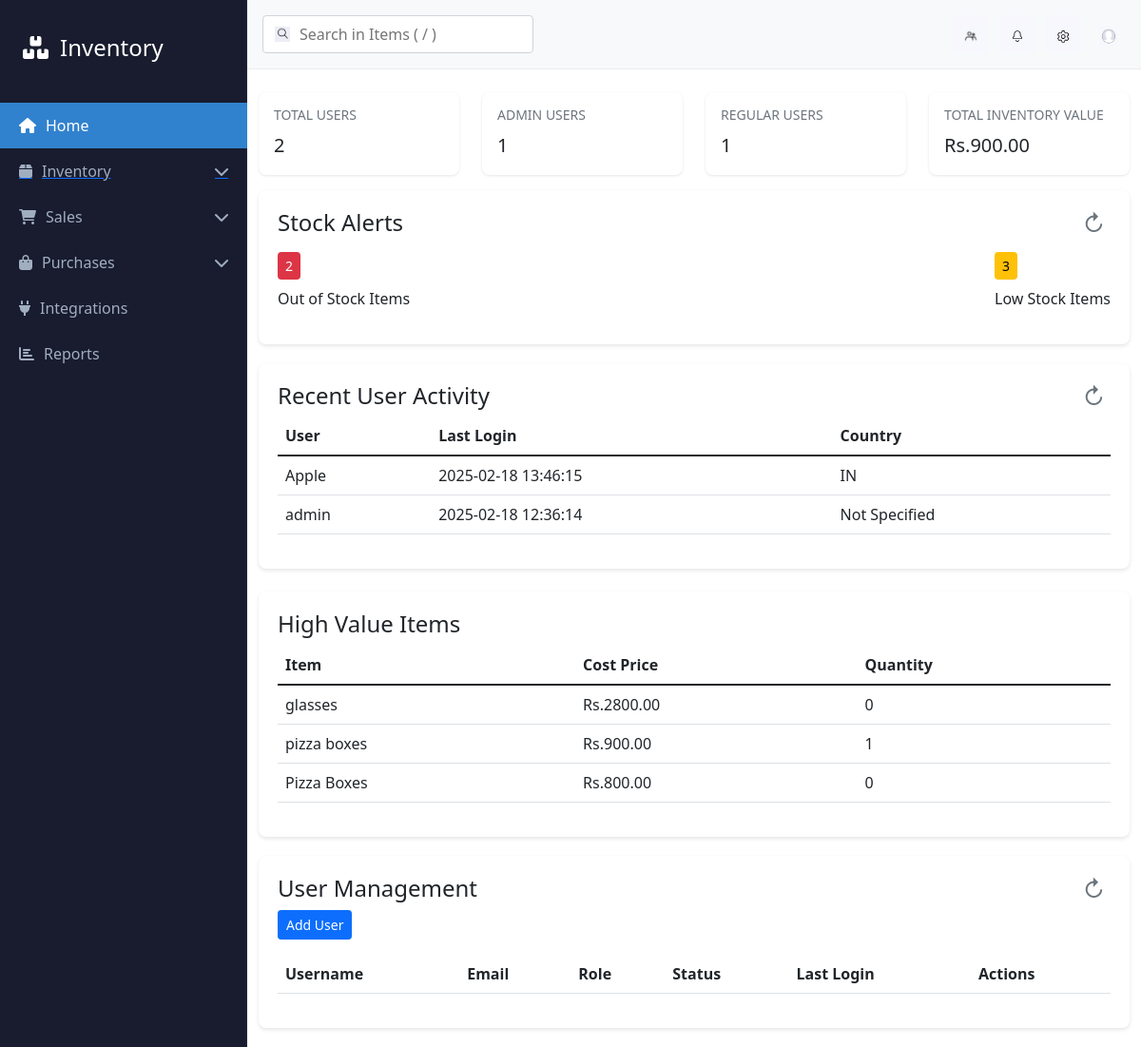
The app's page /admin/dashboard (signed in), older data.
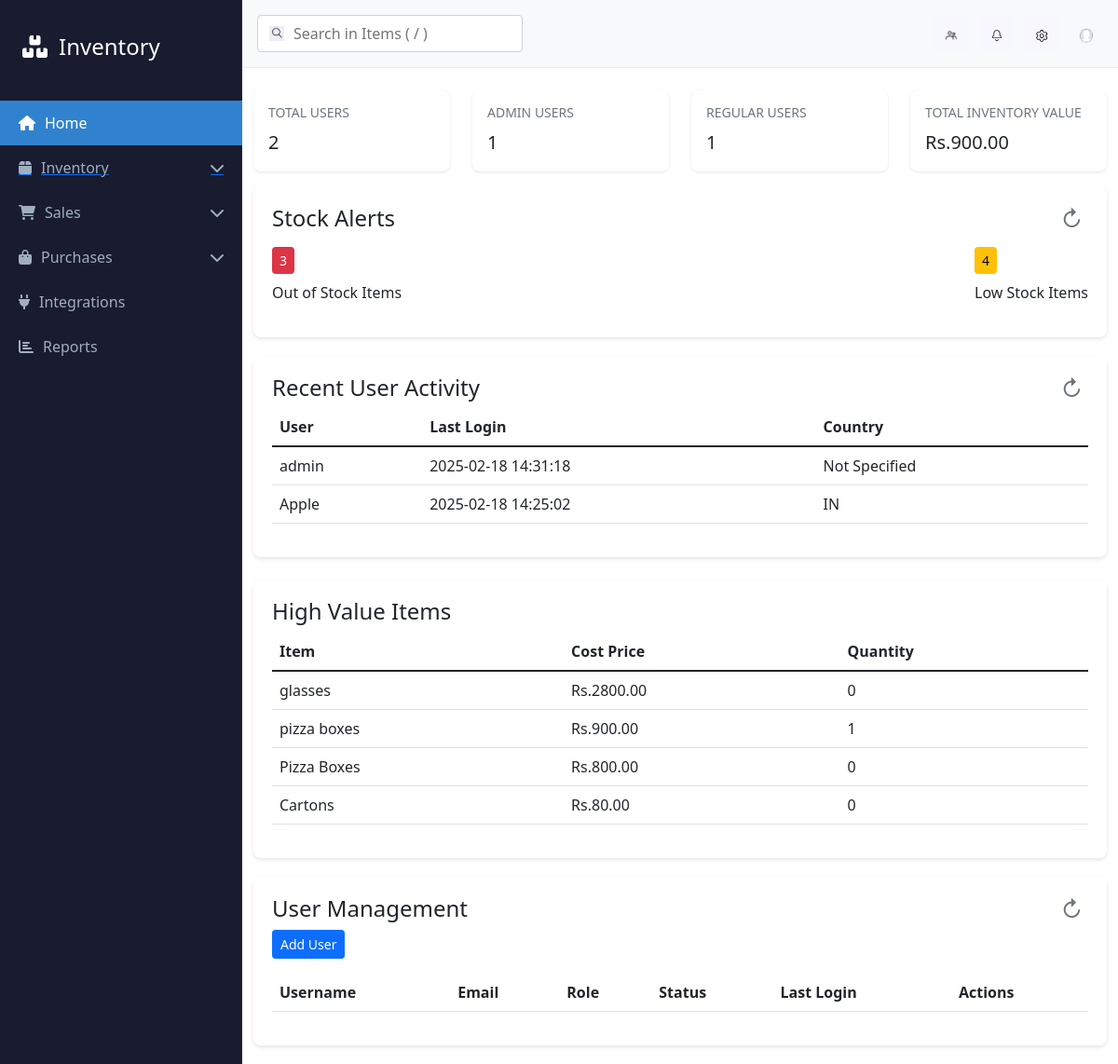
The same page, newer data.
### app.py (models this page shows, shortened)
class User(db.Model, UserMixin):
    __tablename__ = "user"
    id = db.Column(db.Integer, primary_key=True)
    username = db.Column(db.String(100))
    email = db.Column(db.String(100))
    password_hash = db.Column(db.String(200))
    phone = db.Column(db.String(20))
    country = db.Column(db.String(100))
    state = db.Column(db.String(100))
    role = db.Column(db.String(100), default="user")
    last_login = db.Column(db.DateTime, default=datetime.utcnow)

class Item(db.Model):
    id = db.Column(db.Integer, primary_key=True)
    name = db.Column(db.String(100), nullable=False)
    sku = db.Column(db.String(50))
    unit = db.Column(db.String(20), nullable=False)
    returnable = db.Column(db.Boolean, default=True)
    selling_price = db.Column(db.Float)
    cost_price = db.Column(db.Float)
    tax_rate = db.Column(db.Float)
    quantity_in_hand = db.Column(db.Integer, default=0)
    quantity_to_receive = db.Column(db.Integer, default=0)
    reorder_point = db.Column(db.Integer, default=10)

### app.py (the view)
@app.route('/admin/dashboard')
@login_required
@admin_required
def admin_dashboard():
    total_users = User.query.count()
    admin_users = User.query.filter_by(role="admin").count()
    regular_users = User.query.filter_by(role="user").count()
    recent_users = [
        {
            'username': user.username,
            'last_login': user.last_login.strftime('%Y-%m-%d %H:%M:%S'),
            'email': user.email,
            'country': user.country
        }
        for user in User.query.order_by(User.last_login.desc()).limit(5).all()
    ]
    total_items = Item.query.count()
    total_inventory_value = db.session.query(
        func.sum(case((Item.cost_price.isnot(None),
                      Item.quantity_in_hand * Item.cost_price), else_=0))
    ).scalar() or 0
    low_stock_items = Item.query.filter(Item.quantity_in_hand <= Item.reorder_point).count()
    out_of_stock_items = Item.query.filter(Item.quantity_in_hand == 0).count()
    high_value_items = [
        {
            'name': item.name,
            'cost_price': float(item.cost_price) if item.cost_price else 0,
            'quantity': item.quantity_in_hand
        }
        for item in Item.query.filter(
            Item.cost_price.isnot(None)
        ).order_by(Item.cost_price.desc()).limit(5).all()
    ]
    user_by_country = [
        {
            'country': country or 'Not Specified',
            'count': count
        }
        for country, count in db.session.query(
            User.country,
            func.count(User.id).label('count')
        ).group_by(User.country).all()
    ]
    price_ranges = [
        (0, 100, '0-100'),
        (101, 500, '101-500'),
        (501, 1000, '501-1000'),
        (1001, float('inf'), '1000+')
    ]
    price_distribution = []
    for min_price, max_price, label in price_ranges:
        count = Item.query.filter(
            Item.selling_price >= min_price,
            Item.selling_price <= max_price if max_price != float('inf') else Item.selling_price > min_price
        ).count()
        price_distribution.append({'range': label, 'count': count})
    return render_template(
        "admin_dashboard.html",
        total_users=total_users,
        admin_users=admin_users,
        regular_users=regular_users,
        recent_users=recent_users,
        total_items=total_items,
        total_inventory_value=total_inventory_value,
        low_stock_items=low_stock_items,
        out_of_stock_items=out_of_stock_items,
        high_value_items=high_value_items,
        user_by_country=user_by_country,
        price_distribution=price_distribution
    )

### app.py (called while the page is built)
def admin_required(f):
    @wraps(f)
    def decorated_function(*args, **kwargs):
        if not current_user.is_authenticated:
            flash("Please login to access this page.", "error")
            return redirect(url_for("loginFunction"))
        if current_user.role != "admin":
            flash("Access denied: Admin privileges required for this operation.", "error")
            return redirect(url_for("dashboard"))
        return f(*args, **kwargs)
    return decorated_function

@login_manager.user_loader
def load_user(user_id):
    return db.session.get(User, int(user_id))

### templates/admin_dashboard.html (shortened to what this page needs)
<!DOCTYPE html>
<html lang="en">
<head>
    <link href="https://cdn.jsdelivr.net/npm/bootstrap@5.1.3/dist/css/bootstrap.min.css" rel="stylesheet">
    <link href="https://cdnjs.cloudflare.com/ajax/libs/font-awesome/6.0.0/css/all.min.css" rel="stylesheet">
</head>
<body>
    <div class="app-container">
        <nav class="sidebar">
            <div class="sidebar-header">
                <i class="fas fa-boxes"></i>
                <span>Inventory</span>
            </div>
            <div class="nav-item active">
                <i class="fas fa-home"></i>
                <span>Home</span>
            </div>
            <a href="{{url_for('item_list')}}">
                <div class="nav-item" data-submenu="inventory" style="text-decoration: none;">
                    <i class="fas fa-box"></i>
                    <span style="text-decoration: none;">Inventory</span>
                    <i class="fas fa-chevron-down arrow"></i>
                </div>
            </a>
            <div class="nav-item" data-submenu="sales">
                <i class="fas fa-shopping-cart"></i>
                <span>Sales</span>
                <i class="fas fa-chevron-down arrow"></i>
            </div>
            <div class="nav-item" data-submenu="purchases">
                <i class="fas fa-shopping-bag"></i>
                <span>Purchases</span>
                <i class="fas fa-chevron-down arrow"></i>
            </div>
            <div class="nav-item">
                <i class="fas fa-plug"></i>
                <span>Integrations</span>
            </div>
            <div class="nav-item">
                <i class="fas fa-chart-bar"></i>
                <span>Reports</span>
            </div>
        </nav>
        <main class="main-content">
            <header class="header">
                <div class="header-left">
                    <div class="search-container">
                        <img src="{{ url_for('static', filename='images/search.png') }}" alt="Search" width="16"
                            height="16" style="background-color: #F7F7FD;">
                        <input type="text" placeholder="Search in Items ( / )" aria-label="Search items">
                    </div>
                </div>
                <div class="header-right">
                    <button class="icon-button" aria-label="Profile" style="background-color: #F7F7FD;">
                        <img src="{{ url_for('static', filename='images/know_people.png') }}" alt="" width="20"
                            height="20" style="background-color: #F7F7FD;">
                    </button>
                    <button class="icon-button" aria-label="Notifications" style="background-color: #F7F7FD;">
                        <img src="{{ url_for('static', filename='images/bell.png') }}" alt="" width="20" height="20"
                            style="background-color: #F7F7FD;">
                    </button>
                    <button class="icon-button" aria-label="Settings" style="background-color: #F7F7FD;">
                        <img src="{{ url_for('static', filename='images/SETTINGS.png') }}" alt="" width="20" height="20"
                            style="background-color: #F7F7FD;">
                    </button>
                    <a href="{{url_for('profile')}}"><button class="icon-button" aria-label="Menu">
                            <img src="../static/images/profile.png" alt="" width="20" height="20">
                        </button></a>
                </div>
            </header>
            <div class="container-fluid mt-4">
                <div class="row">
                    <div class="col-md-3">
                        <div class="stat-card" id="totalUsersCard">
                            <h3>TOTAL USERS</h3>
                            <p>{{ total_users }}</p>
                        </div>
                    </div>
                    <div class="col-md-3">
                        <div class="stat-card" id="adminUsersCard">
                            <h3>ADMIN USERS</h3>
                            <p>{{ admin_users }}</p>
                        </div>
                    </div>
                    <div class="col-md-3">
                        <div class="stat-card" id="regularUsersCard">
                            <h3>REGULAR USERS</h3>
                            <p>{{ regular_users }}</p>
                        </div>
                    </div>
                    <div class="col-md-3">
                        <div class="stat-card" id="inventoryValueCard">
                            <h3>TOTAL INVENTORY VALUE</h3>
                            <p>Rs.{{ "%.2f"|format(total_inventory_value) }}</p>
                        </div>
                    </div>
                </div>
                <div class="col-md-6" style="width: 100%;">
                    <div class="dashboard-card">
                        <h4>Stock Alerts
                            <button class="refresh-btn" onclick="refreshStockAlerts()">↻</button>
                        </h4>
                        <div class="d-flex justify-content-between mt-3" id="stockAlerts">
                            <div>
                                <span class="alert-badge danger">{{ out_of_stock_items }}</span>
                                <p class="mt-2">Out of Stock Items</p>
                            </div>
                            <div>
                                <span class="alert-badge warning">{{ low_stock_items }}</span>
                                <p class="mt-2">Low Stock Items</p>
                            </div>
                        </div>
                    </div>
                </div>
                <div class="col-md-6" style="width: 100%;">
                    <div class="dashboard-card">
                        <h4>Recent User Activity
                            <button class="refresh-btn" onclick="refreshRecentActivity()">↻</button>
                        </h4>
                        <div class="recent-activity">
                            <table class="table table-hover" id="recentActivityTable">
                                <thead>
                                    <tr>
                                        <th>User</th>
                                        <th>Last Login</th>
                                        <th>Country</th>
                                    </tr>
                                </thead>
                                <tbody>
                                    {% for user in recent_users %}
                                    <tr>
                                        <td>{{ user.username }}</td>
                                        <td>{{ user.last_login }}</td>
                                        <td>{{ user.country or 'Not Specified' }}</td>
                                    </tr>
                                    {% endfor %}
                                </tbody>
                            </table>
                        </div>
                    </div>
                </div>
                <div class="row mt-4">
                    <div class="col-md-12">
                        <div class="dashboard-card">
                            <h4>High Value Items</h4>
                            <div class="table-responsive">
                                <table class="table table-hover" id="highValueTable">
                                    <thead>
                                        <tr>
                                            <th>Item</th>
                                            <th>Cost Price</th>
                                            <th>Quantity</th>
                                        </tr>
                                    </thead>
                                    <tbody>
                                        {% for item in high_value_items %}
                                        <tr>
                                            <td>{{ item.name }}</td>
                                            <td>Rs.{{ "%.2f"|format(item.cost_price) }}</td>
                                            <td>{{ item.quantity }}</td>
                                        </tr>
                                        {% endfor %}
                                    </tbody>
                                </table>
                            </div>
                        </div>
                    </div>
                </div>
                <div class="col-md-12">
                    <div class="dashboard-card">
                        <h4>User Management
                            <button class="refresh-btn" onclick="refreshUserTable()">↻</button>
                        </h4>
                        <div class="user-actions mb-3">
                            <button class="btn btn-primary btn-sm" onclick="showAddUserForm()">Add User</button>
                        </div>
                        <div class="table-responsive">
                            <table class="table table-hover" id="userManagementTable">
                                <thead>
                                    <tr>
                                        <th>Username</th>
                                        <th>Email</th>
                                        <th>Role</th>
                                        <th>Status</th>
                                        <th>Last Login</th>
                                        <th>Actions</th>
                                    </tr>
                                </thead>
                            </table>
                        </div>
                    </div>
                </div>
            </div>
        </main>
    </div>

### templates/admin_dashboard.html (style rules this page uses)
.dashboard-card { background: white; border-radius: 8px; box-shadow: 0 2px 4px rgba(0, 0, 0, 0.1); margin-bottom: 20px; padding: 20px; }
.stat-card { background: white; padding: 1rem; border-radius: 8px; box-shadow: 0 1px 3px rgba(0, 0, 0, 0.1); margin-bottom: 1rem; transition: transform 0.2s; }
.stat-card h3 { color: #6c757d; font-size: 0.875rem; margin-bottom: 0.5rem; }
.stat-card p { font-size: 1.25rem; font-weight: 500; margin: 0; }
.alert-badge { display: inline-block; padding: 0.25rem 0.5rem; border-radius: 4px; font-size: 0.875rem; font-weight: 500; }
.alert-badge.danger { background: #dc3545; color: white; }
.alert-badge.warning { background: #ffc107; color: black; }
.recent-activity { max-height: 300px; overflow-y: auto; }
.refresh-btn { background: none; border: none; color: #6c757d; cursor: pointer; float: right; }
.app-container { display: flex; height: 100vh; }
.sidebar { width: 260px; height: 100vh; background-color: #181C2E; color: #ffffff; padding: 20px 0; transition: all 0.4s cubic-bezier(0.4, 0, 0.2, 1); overflow-y: auto; position: relative; box-shadow: inset -1px 0 0 rgba(255, 255, 255, 0.05); backdrop-filter: blur(10px); }
.sidebar-header { padding: 0 24px; margin-bottom: 28px; font-size: 24px; display: flex; align-items: center; gap: 12px; height: 60px; position: relative; }
.nav-item { padding: 12px 20px; cursor: pointer; display: flex; align-items: center; gap: 10px; position: relative; color: #a0aec0; transition: all 0.2s ease; text-decoration: none; }
.nav-item.active { background-color: #3182ce; color: #ffffff; text-decoration: none; }
.nav-item .arrow { margin-left: auto; transition: transform 0.3s ease; }
.main-content { flex-grow: 1; overflow-y: auto; }
.header { display: flex; justify-content: space-between; align-items: center; padding: 1rem; background-color: #f8f9fa; border-bottom: 1px solid #e9ecef; }
.search-container { display: flex; align-items: center; background-color: #fff; border: 1px solid #ced4da; border-radius: 4px; padding: 0.375rem 0.75rem; }
.search-container input { border: none; outline: none; margin-left: 0.5rem; }
.icon-button { background: none; border: none; cursor: pointer; padding: 0.5rem; margin-left: 0.5rem; }
.user-actions { margin-bottom: 1rem; }
.table-responsive { overflow-x: auto; }

Row changes from the older to the newer data that the page shows:
changed User "admin": last_login "2025-02-18 12:36:14" → "2025-02-18 14:31:18"; moves up the list
changed User "Apple": last_login "2025-02-18 13:46:15" → "2025-02-18 14:25:02"
added Item: name "Cartons", cost_price "80.00", quantity "0"
Text that changed along with them:
{{ out_of_stock_items }}: "2" → "3"
{{ low_stock_items }}: "3" → "4"
